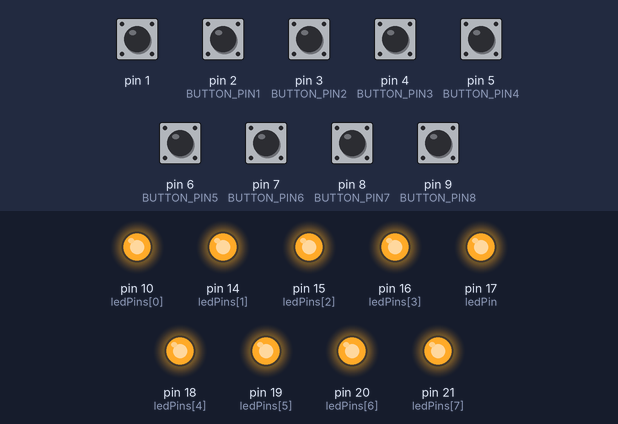
Bench run of a sketch on a simulated SparkFun Pro Micro, built with avr-gcc and run on an emulated ATmega32U4. Parts: output pins drawn as LEDs (lit = HIGH). The test bench sets the inputs (shaded band); at power-on: pin 1, pin 2 (BUTTON_PIN1), pin 3 (BUTTON_PIN2), pin 4 (BUTTON_PIN3), pin 5 (BUTTON_PIN4), pin 6 (BUTTON_PIN5), pin 7 (BUTTON_PIN6), pin 8 (BUTTON_PIN7), pin 9 (BUTTON_PIN8) HIGH.

Above: at 0.1 s.
Timing chart, 0 to 1.6 s (numbered marks = the images above):
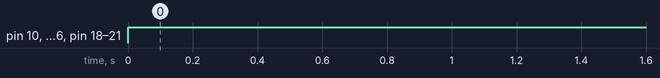

The sketch:

Stream-Cheap-LEDs_Better.ino
```cpp
// (licence header left out)
// ---------------------------------
// Key definitions
#define BUTTON_KEY1 KEY_F13
#define BUTTON_KEY2 KEY_F14
#define BUTTON_KEY3 KEY_F15
#define BUTTON_KEY4 KEY_F16
#define BUTTON_KEY5 KEY_F17
#define BUTTON_KEY6 KEY_F18
#define BUTTON_KEY7 KEY_F19
#define BUTTON_KEY8 KEY_F20

// Pin definitions
#define BUTTON_PIN1 2
#define BUTTON_PIN2 3
#define BUTTON_PIN3 4
#define BUTTON_PIN4 5
#define BUTTON_PIN5 6
#define BUTTON_PIN6 7
#define BUTTON_PIN7 8
#define BUTTON_PIN8 9
// ---------------------------------

#include "Keyboard.h"

// Button helper class for handling press/release and debouncing
class button {
  public:
  const char key;
  const uint8_t pin;

  button(uint8_t k, uint8_t p) : key(k), pin(p){}

  void press(boolean state){
    if(state == pressed || (millis() - lastPressed  <= debounceTime)){
      return; // Nothing to see here, folks
    }

    lastPressed = millis();

    state ? Keyboard.press(key) : Keyboard.release(key);
    pressed = state;
  }

  void update(){
    press(!digitalRead(pin));
  }

  private:
  const unsigned long debounceTime = 30;
  unsigned long lastPressed = 0;
  boolean pressed = 0;
} ;

// Button objects, organized in array
button buttons[] = {
  {BUTTON_KEY1, BUTTON_PIN1},
  {BUTTON_KEY2, BUTTON_PIN2},
  {BUTTON_KEY3, BUTTON_PIN3},
  {BUTTON_KEY4, BUTTON_PIN4},
  {BUTTON_KEY5, BUTTON_PIN5},
  {BUTTON_KEY6, BUTTON_PIN6},
  {BUTTON_KEY7, BUTTON_PIN7},
  {BUTTON_KEY8, BUTTON_PIN8},
};

const uint8_t NumButtons = sizeof(buttons) / sizeof(button);
const uint8_t ledPin = 17;
int ledPins[] = {10, 14, 15, 16, 18, 19, 20, 21};
int totalPins = sizeof(ledPins) / sizeof(int);


void setup() {
  // Safety check. Ground pin #1 (RX) to cancel keyboard inputs.
  pinMode(1, INPUT_PULLUP);
  if(!digitalRead(1)){
    failsafe();
  }

  // Set onBoard LEDs Off. Active low.
  pinMode(ledPin, OUTPUT);
  digitalWrite(ledPin, HIGH);
  TXLED0;

  for(int i = 0; i < NumButtons; i++){
    pinMode(buttons[i].pin, INPUT_PULLUP);
  }

  // Set LED pins as output.
  for (int i = 0; i < totalPins; i++) {
    pinMode(ledPins[i], OUTPUT);
    }
}

void loop() {
  for(int i = 0; i < NumButtons; i++){
    buttons[i].update();
  }

  // Turn off LED's if the attached computer is in sleep mode.
  // Note, LED's will turn on if a button is pressed on the macro pad itself.
  if (USBDevice.isSuspended()) {
  for (int i = 0; i < totalPins; i++) {
      // turn off the LEDs
      digitalWrite(ledPins[i], LOW);
      }
  }

  else {
  for (int i = 0; i < totalPins; i++) {
    // turn on the LEDs
    digitalWrite(ledPins[i], HIGH);
    }
  }
}

void failsafe(){
  for(;;){} // Just going to hang out here for awhile :D
}
```

Measured:
- by itself, pin 10 (ledPins[0]), pin 14 (ledPins[1]), pin 15 (ledPins[2]), pin 16 (ledPins[3]), pin 18 (ledPins[4]), pin 19 (ledPins[5]), pin 20 (ledPins[6]), pin 21 (ledPins[7]): LOW → HIGH at 0.00 s
